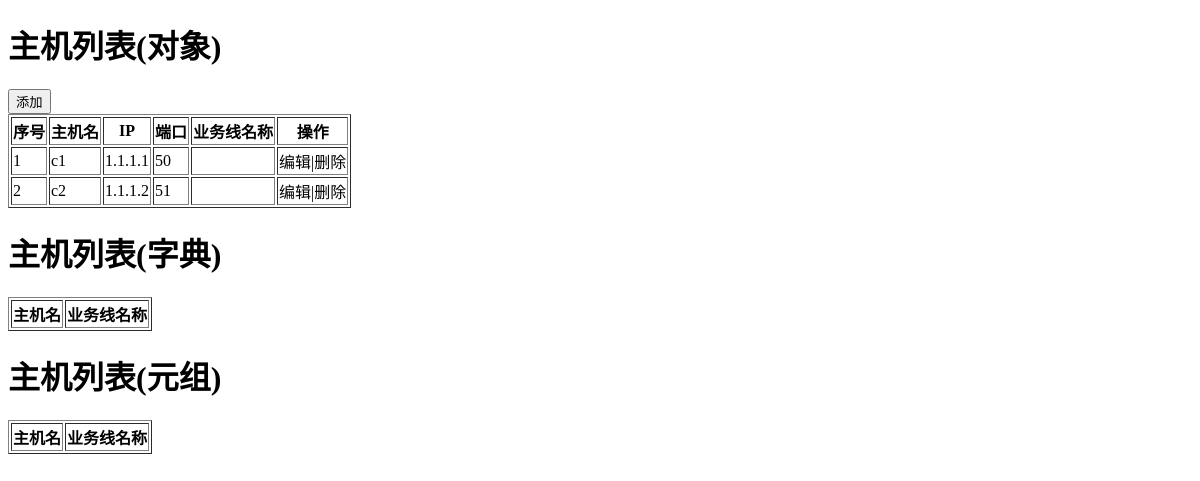
The page /host on the database as committed earlier.
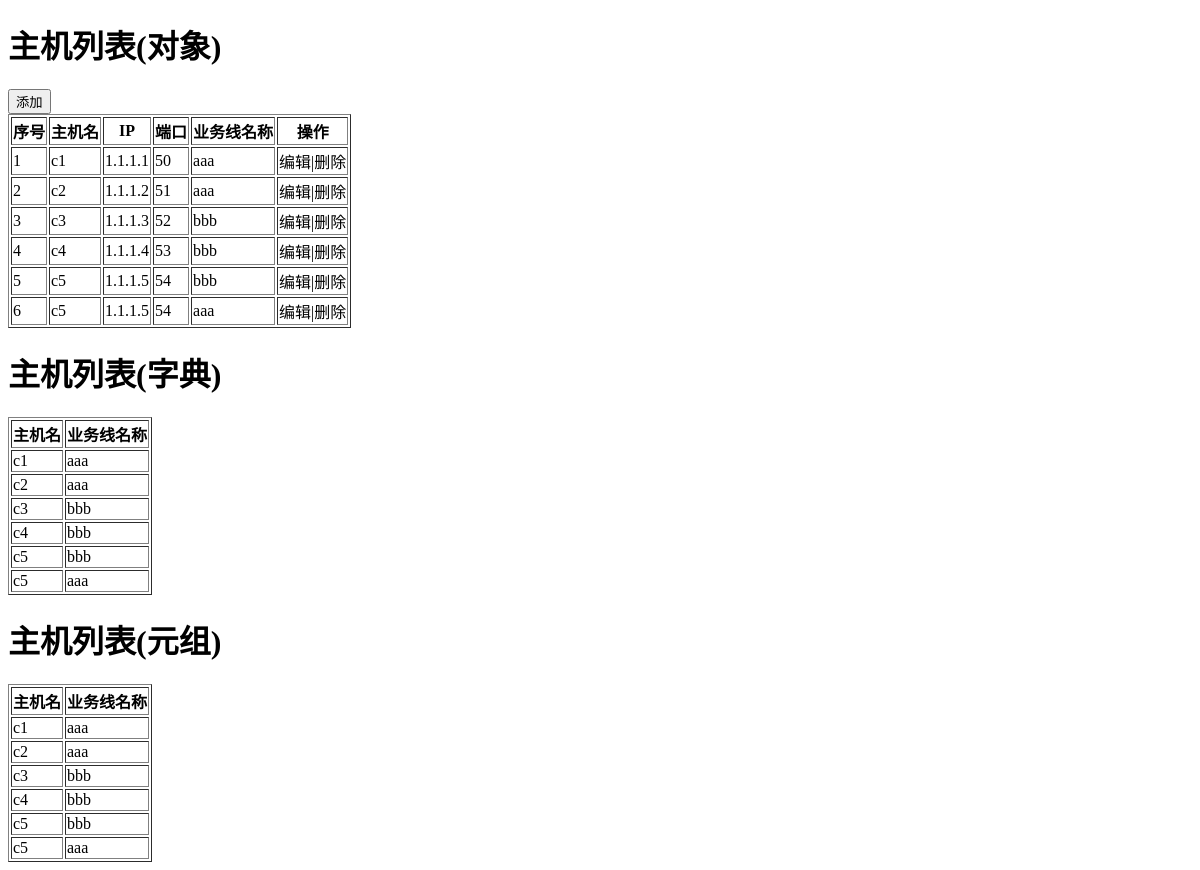
The same page on the database as committed later.
### app01/models.py (models this page shows)
class Host(models.Model):
    nid = models.AutoField(primary_key=True)
    hostname = models.CharField(max_length=32,db_index=True)
    ip = models.GenericIPAddressField(protocol="ipv4",db_index=True)
    port = models.IntegerField()
    b = models.ForeignKey(to="Business", to_field='id',on_delete=models.CASCADE,)

class Business(models.Model):
    caption = models.CharField(max_length=32)
    code = models.CharField(max_length=32,null=True,default="SA")

### app01/views.py (the view, shortened to what this page needs)
# urls.py: path('host', views.host),
def host(request):
    if request.method == "GET":
        v1 = models.Host.objects.filter(nid__gt=0)
        v2 = models.Host.objects.filter(nid__gt=0).values('nid','hostname','b_id','b__caption')
        v3 = models.Host.objects.filter(nid__gt=0).values_list('nid','hostname','b_id','b__caption')
        b_list = models.Business.objects.all()
        for s in b_list:
            print(s.caption,s.code)
        return render(request, 'host.html', {'v1': v1,'v2': v2,'v3': v3,'b_list':b_list})

### templates/host.html (shortened to what this page needs)
<!DOCTYPE html>
<html lang="en">
<head>
</head>
<body>
    <h1>主机列表(对象)</h1>
    <div>
        <input id="add_host" type="button" value="添加" />
    </div>
    <table border="1">
        <thead>
            <tr>
                <th>序号</th>
                <th>主机名</th>
                <th>IP</th>
                <th>端口</th>
                <th>业务线名称</th>
                <th>操作</th>
            </tr>
        </thead>
        <tbody>
                {% for row in v1 %}
                    <tr hid="{{ row.nid }}" bid="{{ row.b_id }}">
                        <td>{{ forloop.counter }}</td>
                        <td h="{{ row.hostname }}">{{ row.hostname }}</td>
                        <td i="{{ row.ip }}">{{ row.ip }}</td>
                        <td p="{{ row.port }}">{{ row.port }}</td>
                        <td c="{{ row.b.caption }}">{{ row.b.caption }}</td>
                        <td>
                            <a class="edit">编辑</a>|<a class="delete">删除</a>
                        </td>
                    </tr>
                {% endfor %}
        </tbody>
    </table>
    <h1>主机列表(字典)</h1>
    <table border="1">
        <thead>
            <tr>
                <th>主机名</th>
                <th>业务线名称</th>
            </tr>
        </thead>
        <tbody>
            {% for row in v2 %}
                <tr hid="{{ row.nid }}" bid="{{ row.b_id }}">
                    <td>{{ row.hostname }}</td>
                    <td>{{ row.b__caption }}</td>
                </tr>
            {% endfor %}
        </tbody>
    </table>
    <h1>主机列表(元组)</h1>
    <table border="1">
        <thead>
            <tr>
                <th>主机名</th>
                <th>业务线名称</th>
            </tr>
        </thead>
        <tbody>
            {% for row in v3 %}
                <tr hid="{{ row.0 }}" bid="{{ row.2 }}">
                    <td>{{ row.1 }}</td>
                    <td>{{ row.3 }}</td>
                </tr>
            {% endfor %}
        </tbody>
    </table>
</body>
</html>

Rows that differ between the two databases and show on the page:
now on one of the page's lists (row edited): Host: hostname "c1"
changed Host (number 1 of 6 on the later page): b_id empty → 1 (drawn); b.caption (not shown) → "aaa"
now on one of the page's lists (row edited): Host: hostname "c2"
changed Host (number 2 of 6 on the later page): b_id empty → 1 (drawn); b.caption (not shown) → "aaa"
added Host: hostname "c3", ip "1.1.1.3", port "52", b.caption "bbb", b__caption "bbb", row "bbb"
added Host: hostname "c4", ip "1.1.1.4", port "53", b.caption "bbb", b__caption "bbb", row "bbb"
added Host: hostname "c5", ip "1.1.1.5", port "54", b.caption "bbb", b__caption "bbb", row "bbb"
added Host: hostname "c5", ip "1.1.1.5", port "54", b.caption "aaa", b__caption "aaa", row "aaa"
